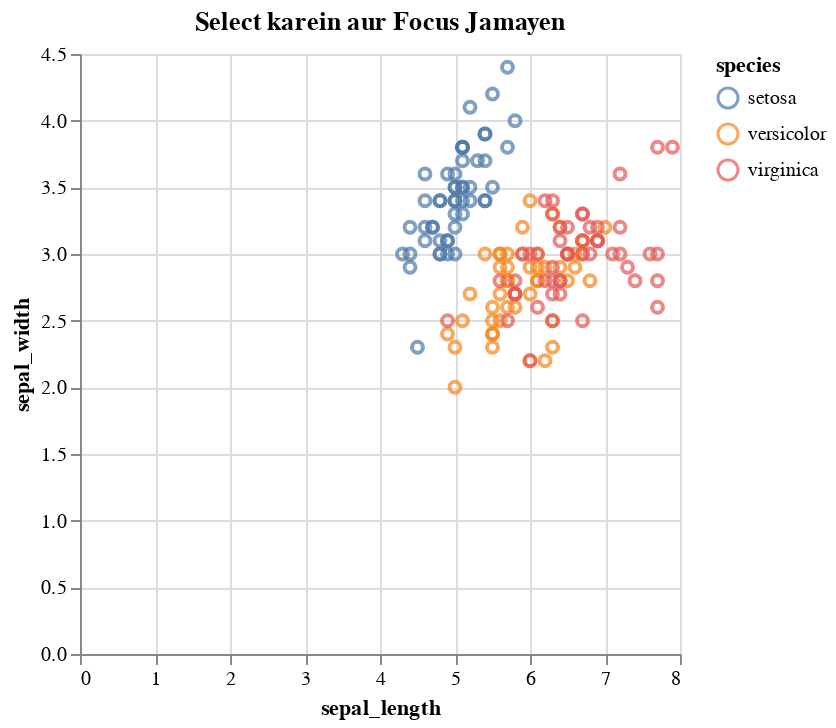

Notebook code cell kept with this figure:
### Markdown cell above
### 4.1 Linked Selection (Mouse ka Kamaal)
**Maqsad**: Graph pe kahin bhi select karein aur baki dots gray ho jayen gay.
**Sabak**: Is se specific areas ko zoom-in kiya ja sakta hai.
**Kaggle Tip**: User interactivity ke liye Altair ka koi muqabla nahi.

### Code cell
brush = alt.selection_interval()
alt.Chart(iris).mark_point().encode(
    x='sepal_length',
    y='sepal_width',
    color=alt.condition(brush, 'species', alt.value('lightgray'))
).add_params(brush).properties(title="Select karein aur Focus Jamayen")

### Figure 1 — Vega-Lite specification as saved in the notebook (floating-point values rounded to 4 significant figures; data arrays with more than 128 entries replaced by an {"elided": "..."} marker saying what was removed)
{"config": {"view": {"continuousWidth": 300, "continuousHeight": 300}}, "data": {"name": "data-3a191f69da972c40738d695fb9f41d2b"}, "mark": {"type": "point"}, "encoding": {"color": {"condition": {"param": "param_54dd647193d9b3b3", "field": "species"}, "value": "lightgray"}, "x": {"field": "sepal_length", "type": "quantitative"}, "y": {"field": "sepal_width", "type": "quantitative"}}, "params": [{"name": "param_54dd647193d9b3b3", "select": {"type": "interval"}}], "title": "Select karein aur Focus Jamayen", "$schema": "https://vega.github.io/schema/vega-lite/v6.1.0.json", "datasets": {"data-3a191f69da972c40738d695fb9f41d2b": {"elided": "150 records"}}}
